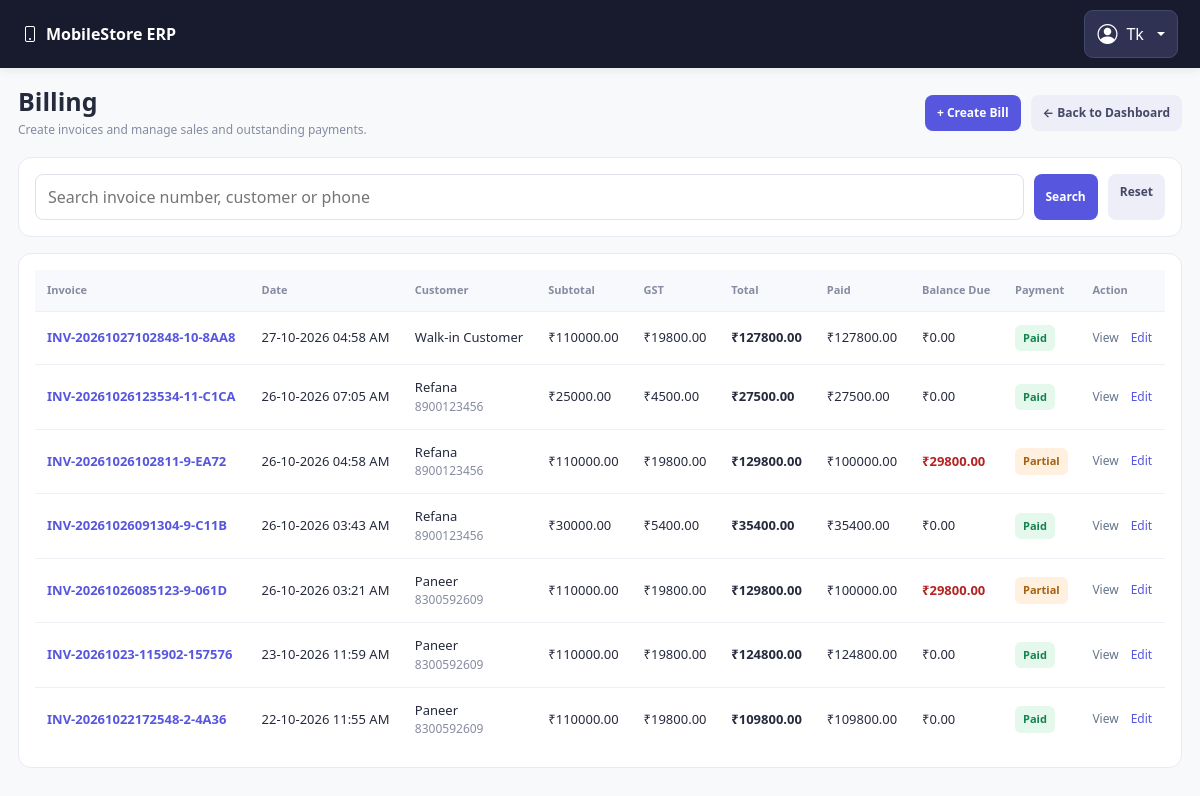
/billing (signed in), run on the app's committed database.
### models.py (models this page shows, shortened)
class TimestampMixin:
    created_at = db.Column(db.DateTime(timezone=True), default=utc_now, nullable=False)
    updated_at = db.Column(
        db.DateTime(timezone=True), default=utc_now, onupdate=utc_now, nullable=False
    )

class User(UserMixin, TimestampMixin, db.Model):
    __tablename__ = "users"
    id = db.Column(db.Integer, primary_key=True)
    username = db.Column(db.String(80), unique=True, nullable=False, index=True)
    full_name = db.Column(db.String(150), nullable=False)
    password_hash = db.Column(db.String(255), nullable=False)
    role = db.Column(db.String(20), nullable=False, default="cashier")
    is_active = db.Column(db.Boolean, default=True, nullable=False)

class Sale(TimestampMixin, db.Model):
    __tablename__ = "sales"
    id = db.Column(db.Integer, primary_key=True)
    invoice_number = db.Column(db.String(80), unique=True, nullable=False)
    customer_id = db.Column(db.Integer, db.ForeignKey("customers.id"))
    user_id = db.Column(db.Integer, db.ForeignKey("users.id"), nullable=False)
    sale_date = db.Column(db.DateTime(timezone=True), default=utc_now)
    subtotal = db.Column(db.Float, default=0, nullable=False)
    tax_amount = db.Column(db.Float, default=0, nullable=False)
    discount_amount = db.Column(db.Float, default=0, nullable=False)
    total_amount = db.Column(db.Float, default=0, nullable=False)
    status = db.Column(db.String(30), default="completed", nullable=False)
    payments = db.relationship(
        "Payment",
        back_populates="sale",
        lazy="select",
        cascade="all, delete-orphan",
    )
    customer = db.relationship("Customer")
    user = db.relationship("User")

class Customer(TimestampMixin, db.Model):
    __tablename__ = "customers"
    id = db.Column(db.Integer, primary_key=True)
    name = db.Column(db.String(150), nullable=False, index=True)
    phone = db.Column(db.String(20), index=True)
    email = db.Column(db.String(150))
    address = db.Column(db.Text)
    gst_number = db.Column(db.String(30))

### app.py (the view, shortened to what this page needs)
    @app.route("/billing")
    @login_required
    def billing_list():
        search = request.args.get("search", "").strip()
        query = Sale.query
        sales = query.order_by(Sale.id.desc()).all()
        payment_totals = {}
        for sale in sales:
            payment_totals[sale.id] = sum(
                float(payment.amount or 0)
                for payment in Payment.query.filter_by(sale_id=sale.id).all()
            )
        return render_template(
            "billing/list.html",
            sales=sales,
            search=search,
            payment_totals=payment_totals,
        )

### templates/Billing/List.html (shortened to what this page needs)
{% extends "base.html" %}
{% block content %}
<div class="billing-page">
    <div class="billing-header">
        <div>
            <h1>Billing</h1>
            <div class="billing-muted">
                Create invoices and manage sales and outstanding payments.
            </div>
        </div>
        <div style="display:flex; gap:10px; flex-wrap:wrap;">
            <a class="billing-btn billing-primary"
               href="{{ url_for('billing_create') }}">
                + Create Bill
            </a>
            <a class="billing-btn billing-secondary"
               href="{{ url_for('dashboard_page') }}">
                ← Back to Dashboard
            </a>
        </div>
    </div>
    <div class="billing-card">
        <form method="GET" class="billing-search">
            <input
                type="search"
                name="search"
                value="{{ search }}"
                placeholder="Search invoice number, customer or phone">
            <button class="billing-btn billing-primary" type="submit">
                Search
            </button>
            <a class="billing-btn billing-secondary"
               href="{{ url_for('billing_list') }}">
                Reset
            </a>
        </form>
    </div>
    <div class="billing-card">
        <div class="billing-table-wrap">
            <table class="billing-table">
                <thead>
                    <tr>
                        <th>Invoice</th>
                        <th>Date</th>
                        <th>Customer</th>
                        <th>Subtotal</th>
                        <th>GST</th>
                        <th>Total</th>
                        <th>Paid</th>
                        <th>Balance Due</th>
                        <th>Payment</th>
                        <th>Action</th>
                    </tr>
                </thead>
                <tbody>
                {% for sale in sales %}
                    {% set payments = sale.payments|default([], true) %}
                    {% set paid_total = payment_totals.get(sale.id, 0) %}
                    {% set total = sale.total_amount or 0 %}
                    {% set balance_due = [total - paid_total, 0]|max %}
                    <tr>
                        <td>
                            <a class="invoice-link"
                               href="{{ url_for('billing_detail', sale_id=sale.id) }}">
                                {{ sale.invoice_number }}
                            </a>
                        </td>
                        <td>
                            {{ sale.sale_date.strftime('%d-%m-%Y %I:%M %p')
                               if sale.sale_date else '-' }}
                        </td>
                        <td>
                            {% if sale.customer %}
                                {{ sale.customer.name }}
                                {% if sale.customer.phone %}
                                    <div class="billing-muted">
                                        {{ sale.customer.phone }}
                                    </div>
                                {% endif %}
                            {% else %}
                                Walk-in Customer
                            {% endif %}
                        </td>
                        <td>₹{{ "%.2f"|format(sale.subtotal or 0) }}</td>
                        <td>₹{{ "%.2f"|format(sale.tax_amount or 0) }}</td>
                        <td>
                            <strong>₹{{ "%.2f"|format(total) }}</strong>
                        </td>
                        <td>₹{{ "%.2f"|format(paid_total) }}</td>
                        <td>
                            {% if balance_due > 0.009 %}
                                <span class="balance-amount">
                                    ₹{{ "%.2f"|format(balance_due) }}
                                </span>
                            {% else %}
                                ₹0.00
                            {% endif %}
                        </td>
                        <td>
                            {% if balance_due <= 0.009 %}
                                <span class="payment-badge paid">Paid</span>
                            {% elif paid_total > 0 %}
                                <span class="payment-badge partial">Partial</span>
                            {% else %}
                                <span class="payment-badge unpaid">Unpaid</span>
                            {% endif %}
                        </td>
                        <td>
                            <div class="action-buttons">
                                <a class="billing-view-link"
                                   href="{{ url_for('billing_detail', sale_id=sale.id) }}">
                                    View
                                </a>
                                <a class="billing-edit-link"
                                   href="{{ url_for('billing_edit', sale_id=sale.id) }}">
                                    Edit
                                </a>
                            </div>
                        </td>
                    </tr>
                {% else %}
                    <tr>
                        <td colspan="10" class="billing-empty">
                            No bills found. Create your first bill to get started.
                        </td>
                    </tr>
                {% endfor %}
                </tbody>
            </table>
        </div>
    </div>
</div>
{% endblock %}

### templates/base.html (shortened to what this page needs)
<!DOCTYPE html>
<html lang="en">
<head>
    <link
        href="https://cdn.jsdelivr.net/npm/bootstrap@5.3.3/dist/css/bootstrap.min.css"
        rel="stylesheet">
    <link
        href="https://cdn.jsdelivr.net/npm/bootstrap-icons@1.11.3/font/bootstrap-icons.min.css"
        rel="stylesheet">
</head>
<body class="bg-light">
    {% if current_user.is_authenticated %}
    <nav class="navbar app-navbar">
        <div class="container-fluid px-0">
            <a class="app-brand" href="{{ url_for('dashboard_page') }}">
                <i class="bi bi-phone me-2"></i>MobileStore ERP
            </a>
            <div class="dropdown">
                <button
                    class="btn account-button dropdown-toggle"
                    type="button"
                    id="accountDropdown"
                    data-bs-toggle="dropdown"
                    aria-expanded="false">
                    <i class="bi bi-person-circle fs-5"></i>
                    <span class="account-name">
                        {{ current_user.full_name or current_user.username }}
                    </span>
                </button>
            </div>
        </div>
    </nav>
    {% endif %}
    {% block content %}{% endblock %}
</body>
</html>

### templates/base.html (style rules this page uses)
.app-navbar { background: #171b2d; padding: 10px 22px; box-shadow: 0 2px 10px rgba(0, 0, 0, .08); }
.app-brand { color: #fff; font-weight: 750; text-decoration: none; }
.account-button { display: inline-flex; align-items: center; gap: 9px; padding: 8px 12px; color: #fff; background: #303253; border: 1px solid #454969; border-radius: 9px; }

### templates/Billing/List.html (style rules this page uses)
.billing-page { padding: 18px; color: #252a3d; }
.billing-header { display: flex; justify-content: space-between; align-items: center; gap: 12px; flex-wrap: wrap; margin-bottom: 18px; }
.billing-header h1 { margin: 0 0 5px; font-size: 25px; font-weight: 800; }
.billing-muted { color: #858ba0; font-size: 12px; }
.billing-card { background: #fff; border: 1px solid #e9ebf3; border-radius: 13px; padding: 16px; margin-bottom: 16px; }
.billing-btn { display: inline-block; border: 0; border-radius: 8px; padding: 9px 12px; text-decoration: none; font-weight: 700; font-size: 12px; cursor: pointer; white-space: nowrap; }
.billing-primary { background: #5656df; color: white; }
.billing-secondary { background: #eeeef8; color: #454866; }
.billing-search { display: flex; gap: 10px; flex-wrap: wrap; }
.billing-search input { flex: 1; min-width: 180px; padding: 10px 12px; border: 1px solid #dfe2ed; border-radius: 8px; }
.billing-table-wrap { overflow-x: auto; }
.billing-table { width: 100%; border-collapse: collapse; min-width: 950px; }
.billing-table th { background: #f8f9fc; color: #858ba0; font-size: 11px; text-align: left; padding: 12px; }
.billing-table td { border-top: 1px solid #eef0f5; padding: 13px 12px; font-size: 13px; vertical-align: middle; }
.invoice-link { color: #5656df; font-weight: 750; text-decoration: none; }
.payment-badge { display: inline-block; padding: 5px 8px; border-radius: 6px; font-size: 11px; font-weight: 700; }
.paid { background: #e4f8ec; color: #168252; }
.partial { background: #fff0df; color: #a76012; }
.balance-amount { color: #b42323; font-weight: 600; }
.action-buttons { display: flex; align-items: center; gap: 12px; white-space: nowrap; }
.billing-edit-link { display: inline-block; padding: 3px 0; border: none; background: transparent; color: #5656df; text-decoration: none; font-size: 12px; font-weight: 500; cursor: pointer; }
.billing-view-link { display: inline-block; padding: 3px 0; color: #64748b; text-decoration: none; font-size: 12px; font-weight: 500; }

### data on the page
User: full_name "Tk"
Sale: invoice_number "INV-20261027102848-10-8AA8", sale_date "27-10-2026 04:58 AM", shows "Walk-in Customer", subtotal "110000.00", tax_amount "19800.00", total_amount "127800.00", shows "₹0.00", shows "Paid"
Sale: invoice_number "INV-20261026123534-11-C1CA", sale_date "26-10-2026 07:05 AM", customer.name "Refana", customer.phone "8900123456", subtotal "25000.00", tax_amount "4500.00", total_amount "27500.00", shows "₹0.00", shows "Paid"
Sale: invoice_number "INV-20261026102811-9-EA72", sale_date "26-10-2026 04:58 AM", customer.name "Refana", customer.phone "8900123456", subtotal "110000.00", tax_amount "19800.00", total_amount "129800.00", paid_total "100000.00", balance_due "29800.00", shows "Partial"
Sale: invoice_number "INV-20261026091304-9-C11B", sale_date "26-10-2026 03:43 AM", customer.name "Refana", customer.phone "8900123456", subtotal "30000.00", tax_amount "5400.00", total_amount "35400.00", shows "₹0.00", shows "Paid"
Sale: invoice_number "INV-20261026085123-9-061D", sale_date "26-10-2026 03:21 AM", customer.name "Paneer", customer.phone "8300592609", subtotal "110000.00", tax_amount "19800.00", total_amount "129800.00", paid_total "100000.00", balance_due "29800.00", shows "Partial"
Sale: invoice_number "INV-20261023-115902-157576", sale_date "23-10-2026 11:59 AM", customer.name "Paneer", customer.phone "8300592609", subtotal "110000.00", tax_amount "19800.00", total_amount "124800.00", shows "₹0.00", shows "Paid"
Sale: invoice_number "INV-20261022172548-2-4A36", sale_date "22-10-2026 11:55 AM", customer.name "Paneer", customer.phone "8300592609", subtotal "110000.00", tax_amount "19800.00", total_amount "109800.00", shows "₹0.00", shows "Paid"
